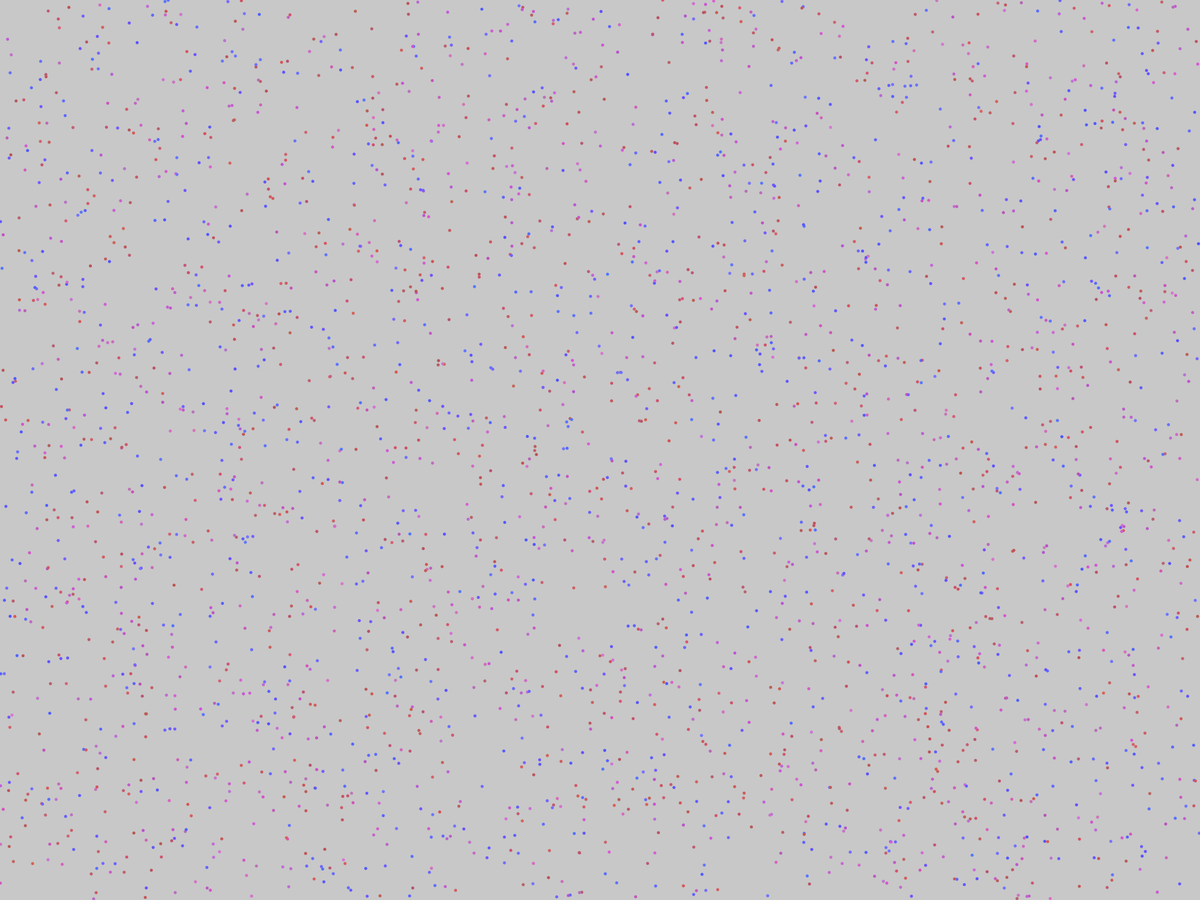
Frame 1 (no input)
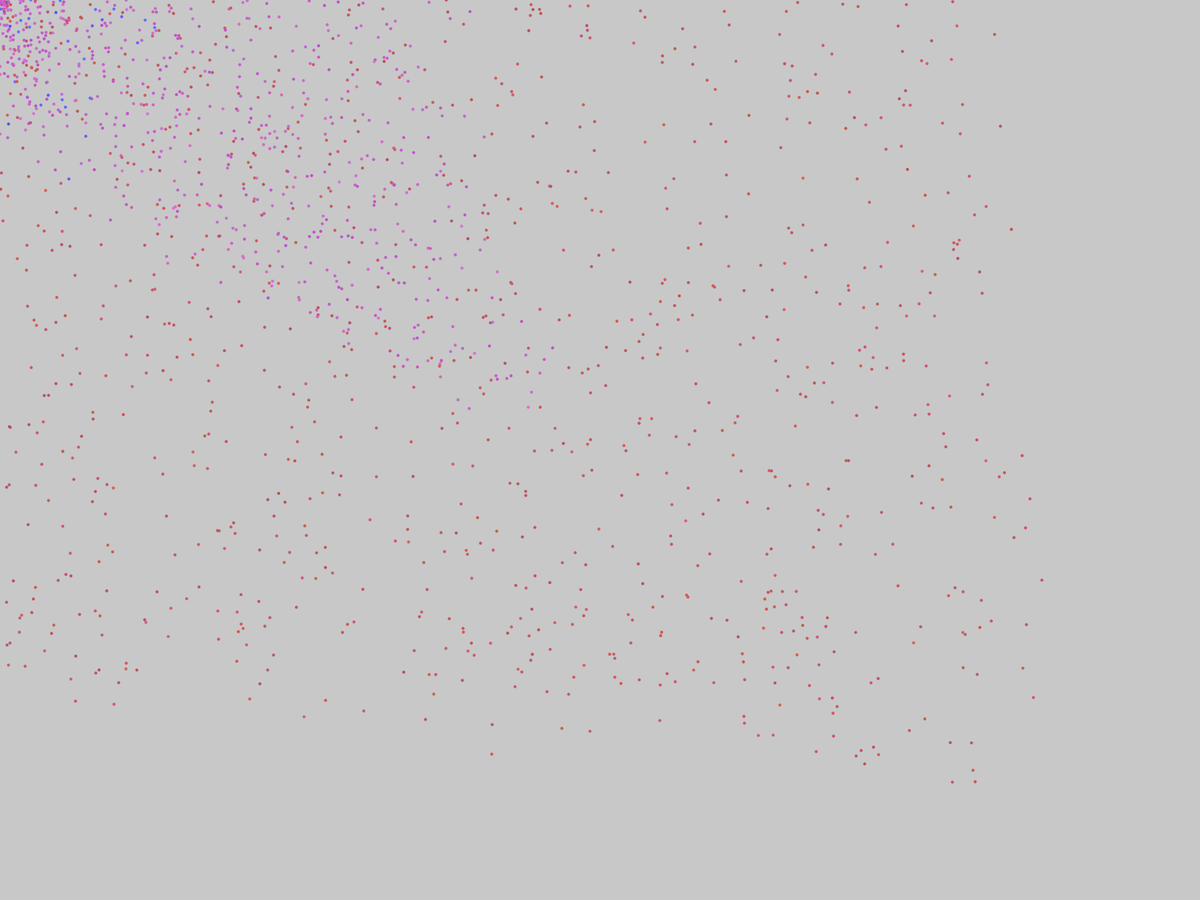
Frame 60 (the mouse pressed at the canvas centre just before this capture)
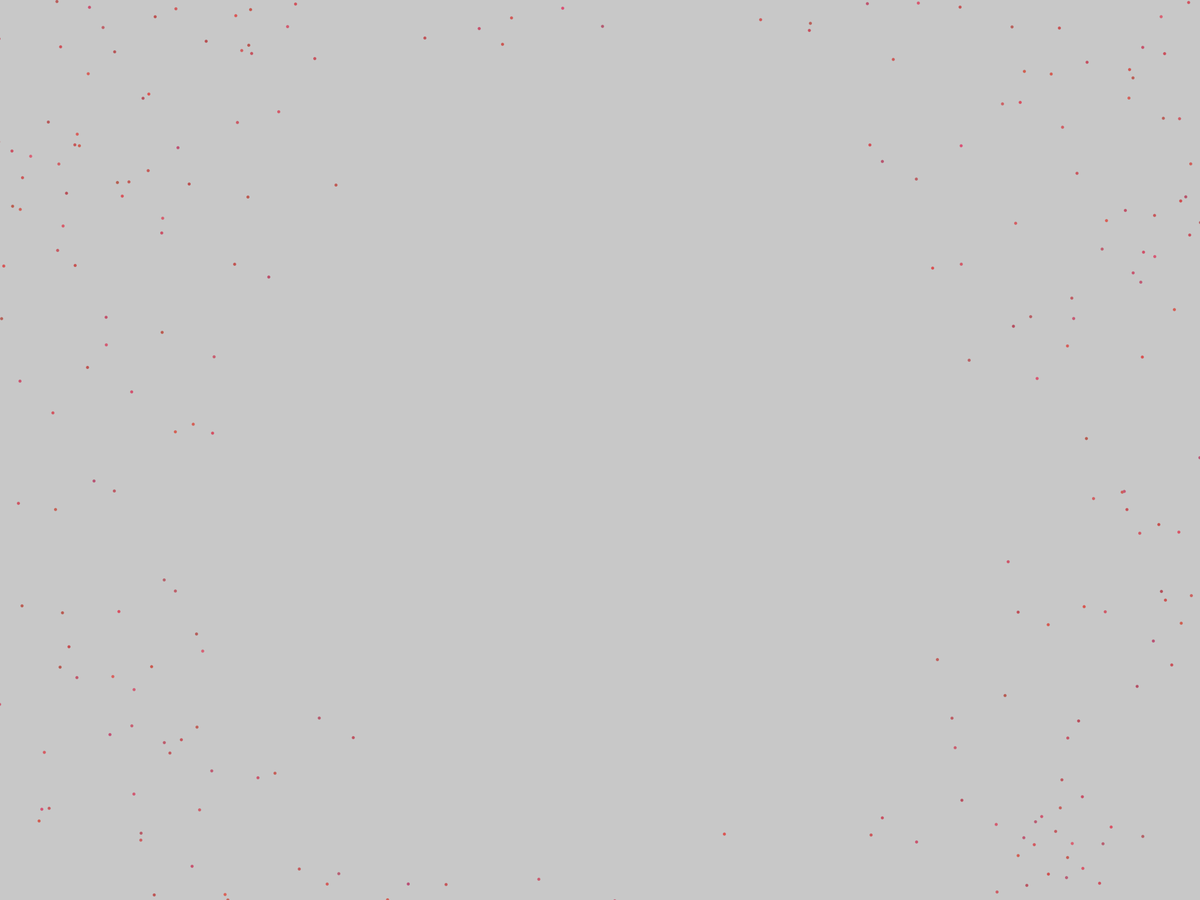
Frame 120 (the mouse held since frame 60 and released just before this capture)

The Processing sketch that drew these frames (run headless with seeded random() and noise(); from frame 60 on, the mouse is pressed at the canvas centre):

// Processing sketch: Park_NOC1_8
// ── Park_NOC1_8.pde
Mover[] movers = new Mover[1000];
// Mover[] slowmovers = new Mover[20];

void setup() {
  size(2000,1500);//sets the size of the canvas
  smooth();//makes the graphics of the program smoother than normal
  for (int i = 0; i < movers.length; i++) {
    movers[i] = new Mover(); //creates a new mover for every integer below the length of the Mover array
  }
}

void draw() {
  
  background(200);//redraws the background every time

  for (int i = 0; i < movers.length; i++) {
    movers[i].update();
    movers[i].display(); 
    //moves and draws the first type of mover, the red kind
    movers[i].update1();
    movers[i].display1();
    //moves and draws the purple kind of mover
    movers[i].update2();
    movers[i].display2();
    //moves and draws the blue kind of mover
  }
  
  /*
  for (int e = 0; e < bigg.length; e++) {
    bigg[e].update2();
    bigg[e].display2(); 
  }
  */
  
  /*
  for (int o=0; o< slowmovers.length; o++) {
    slowmovers[o].updateSlow();
    slowmovers[o].displaySlow();
  }*/
  //this code is supposed to create "background" movers that move unaffected by mouse pull, but will change when the mouse is clicked
}

// ── Circles.pde
class Mover {

  PVector location;
  PVector location1;
  PVector velocity;
  PVector velocity1;
  PVector acceleration;
  PVector accleration1;
  float topspeed;
  float topspeed1;
  PVector location2;
  PVector velocity2;
  PVector acceleration2;
  float topspeed2;
  //all these vectors and floats create the variables needed to run the program
//  PVector step = new PVector(0,0);
//  PVector loc;

  Mover() {
    location = new PVector(random(width),random(height));
    velocity = new PVector(0,0);
    topspeed = 10;
    location1 = new PVector(random(width),random(height));
    velocity1 = new PVector(0,0);
    topspeed1 = 30;
    location2 = new PVector(random(width),random(height));
    velocity2 = new PVector(0,0);
    topspeed2 = 60;
    //this code sets the beginning magnitude and direction of all the variables
  }

  void update() {
    if(mousePressed){
      PVector mouse = new PVector(mouseX,mouseY);
      PVector acceleration = PVector.mult(PVector.sub(mouse,location),-1);
      acceleration.normalize();
      acceleration.mult(9);
      velocity.add(acceleration);
      velocity.limit(topspeed);
      location.add(velocity);
      //this code will cause the movers to move toward the mouse when clicked
    }else{
      PVector mouse = new PVector(mouseX,mouseY);
      PVector acceleration = PVector.sub(mouse,location);
      acceleration.normalize();
      acceleration.mult(.6);
      if ( acceleration.mag() < 10){
        acceleration.mult(random(.6));
        //this code will make the movers move toward the mouse, but if they get within a certain range (10), they will accelerate and move to the other side of the mouse, starting the process
        //all over again
      }
    
      velocity.add(acceleration);
      velocity.limit(topspeed);
      location.add(velocity);
      //this code actually changes the velocity and location
    }
  }
  void update1() {
    if(mousePressed){
      PVector mouse = new PVector(mouseX,mouseY);
      PVector acceleration1 = PVector.mult(PVector.sub(mouse,location1),-1);
      acceleration1.normalize();
      acceleration1.mult(2);
      velocity1.add(acceleration1);
      velocity1.limit(topspeed1);
      location1.add(velocity1);
    }else{
      PVector mouse = new PVector(mouseX,mouseY);
      PVector acceleration1 = PVector.sub(mouse,location1);
      acceleration1.normalize();
      acceleration1.mult(3);
      if ( acceleration1.mag() < 75){
        acceleration1.mult(random(.6));
      }
    
      velocity1.add(acceleration1);
      velocity1.limit(topspeed1);
      location1.add(velocity1);
    } //all of the code under update1 does the same thing as the code in void update, except for the purple movers, so the change values are a little bigger
  }
  void update2() {
    if(mousePressed){
      PVector mouse = new PVector(mouseX,mouseY);
      PVector acceleration2 = PVector.mult(PVector.sub(mouse,location2),-1);
      acceleration2.normalize();
      acceleration2.mult(2);
      velocity2.add(acceleration2);
      velocity2.limit(topspeed2);
      location2.add(velocity2);
    }else{
      PVector mouse = new PVector(mouseX,mouseY);
      PVector acceleration2 = PVector.sub(mouse,location2);
      acceleration2.normalize();
      acceleration2.mult(4);
      if ( acceleration2.mag() < 150){
        acceleration2.mult(random(.9));
      }
    
      velocity2.add(acceleration2);
      velocity2.limit(topspeed2);
      location2.add(velocity2);
    } //this follows the same pattern as void update 1
  }
  /*
  void updateSlow() {
     PVector loc = new PVector(location.x,location.y);
    if(mousePressed){
      
      PVector mouse = new PVector(mouseX,mouseY);
      PVector acceleration = PVector.sub(mouse,location);
      acceleration.normalize();
      acceleration.mult(0.02);
    
      velocity.add(acceleration);
      velocity.limit(topspeed);
      location.add(velocity);
    }else{
     int displayWidth=1280;
     int displayHeight=1280;
     float pnx=100;
     float pny=0;
     step.x=map(noise(pnx),0,1,-19,22);
     step.y=map(noise(pny),0,1,-18,20);
     loc.x= constrain(loc.x+step.x,0,displayWidth);
     loc.y= constrain(loc.y+step.y,0,displayHeight);
     pnx+=.1;
     pny+=.1;
     loc.add(step);
    }
    
  }*/ //this code was supposed to create background movers.
  

  void display() {
    stroke(random(180,220),random(80,120),random(80,120));
    strokeWeight(0);
    fill(random(180,220),random(80,100),random(80,120));
    ellipse(location.x,location.y,5,5);
  }
  void display1() {
    stroke(random(180,220),random(80,120),random(180,220));
    strokeWeight(0);
    fill(random(180,220),random(80,120),random(180,220));
    ellipse(location1.x,location1.y,5,5);
  }
  void display2() {
    stroke(random(80,120),random(80,120),random(280,220));
    strokeWeight(0);
    fill(random(80,120),random(80,120),random(280,220));
    ellipse(location2.x,location2.y,5,5);
  } //these three display functions draw the circles every time they move, each for different types of movers
  /*
  void displaySlow() {
    stroke(100,100,100);
    fill(100,100,100);
    ellipse(loc.x,loc.y,10,10);
  }
*/
}
